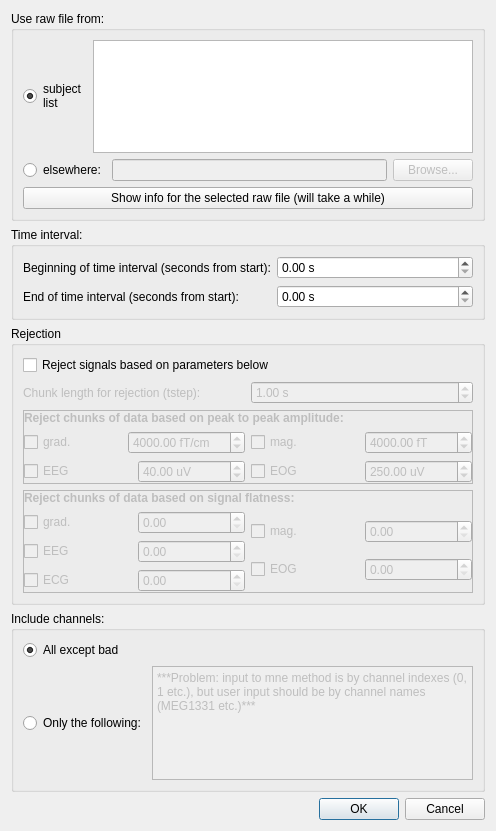
<?xml version="1.0" encoding="UTF-8"?>
<ui version="4.0">
 <class>covarianceRawDialog</class>
 <widget class="QDialog" name="covarianceRawDialog">
  <property name="geometry">
   <rect>
    <x>0</x>
    <y>0</y>
    <width>496</width>
    <height>831</height>
   </rect>
  </property>
  <property name="windowTitle">
   <string>Dialog</string>
  </property>
  <layout class="QGridLayout" name="gridLayout_7">
   <item row="0" column="0">
    <widget class="QGroupBox" name="groupBox">
     <property name="title">
      <string>Use raw file from:</string>
     </property>
     <layout class="QGridLayout" name="gridLayout_6">
      <item row="0" column="0">
       <layout class="QVBoxLayout" name="verticalLayout_2">
        <item>
         <layout class="QHBoxLayout" name="horizontalLayout_5">
          <item>
           <widget class="QRadioButton" name="radioButtonSubjectList">
            <property name="text">
             <string>subject
list</string>
            </property>
            <property name="checked">
             <bool>true</bool>
            </property>
           </widget>
          </item>
          <item>
           <widget class="QListView" name="listViewSubjects"/>
          </item>
         </layout>
        </item>
        <item>
         <layout class="QHBoxLayout" name="horizontalLayout">
          <item>
           <widget class="QRadioButton" name="radioButtonElseWhere">
            <property name="text">
             <string>elsewhere:</string>
            </property>
           </widget>
          </item>
          <item>
           <widget class="QLineEdit" name="lineEditRawFile">
            <property name="enabled">
             <bool>false</bool>
            </property>
           </widget>
          </item>
          <item>
           <widget class="QPushButton" name="pushButtonBrowse">
            <property name="enabled">
             <bool>false</bool>
            </property>
            <property name="text">
             <string>Browse...</string>
            </property>
           </widget>
          </item>
         </layout>
        </item>
       </layout>
      </item>
      <item row="1" column="0">
       <widget class="QPushButton" name="pushButtonShowInfo">
        <property name="text">
         <string>Show info for the selected raw file (will take a while)</string>
        </property>
       </widget>
      </item>
     </layout>
    </widget>
   </item>
   <item row="2" column="0">
    <widget class="QGroupBox" name="groupBoxRejection">
     <property name="title">
      <string>Rejection</string>
     </property>
     <layout class="QGridLayout" name="gridLayout_2">
      <item row="2" column="0">
       <widget class="QFrame" name="frameRejectionPeakToPeak">
        <property name="enabled">
         <bool>false</bool>
        </property>
        <property name="frameShape">
         <enum>QFrame::StyledPanel</enum>
        </property>
        <property name="frameShadow">
         <enum>QFrame::Raised</enum>
        </property>
        <property name="lineWidth">
         <number>1</number>
        </property>
        <layout class="QGridLayout" name="gridLayout">
         <property name="margin">
          <number>0</number>
         </property>
         <item row="0" column="0">
          <widget class="QLabel" name="labelRejections">
           <property name="text">
            <string>&lt;html&gt;&lt;head/&gt;&lt;body&gt;&lt;p&gt;&lt;span style=&quot; font-weight:600;&quot;&gt;Reject chunks of data based on peak to peak amplitude:&lt;/span&gt;&lt;/p&gt;&lt;/body&gt;&lt;/html&gt;</string>
           </property>
          </widget>
         </item>
         <item row="2" column="0">
          <layout class="QHBoxLayout" name="horizontalLayout_30">
           <item>
            <layout class="QVBoxLayout" name="verticalLayout_7">
             <item>
              <layout class="QHBoxLayout" name="horizontalLayout_31">
               <item>
                <widget class="QCheckBox" name="checkBoxGradReject">
                 <property name="text">
                  <string>grad.</string>
                 </property>
                </widget>
               </item>
               <item>
                <widget class="QDoubleSpinBox" name="doubleSpinBoxGradReject">
                 <property name="prefix">
                  <string/>
                 </property>
                 <property name="suffix">
                  <string> fT/cm</string>
                 </property>
                 <property name="maximum">
                  <double>1000000000.000000000000000</double>
                 </property>
                 <property name="value">
                  <double>4000.000000000000000</double>
                 </property>
                </widget>
               </item>
              </layout>
             </item>
             <item>
              <layout class="QHBoxLayout" name="horizontalLayout_32">
               <item>
                <widget class="QCheckBox" name="checkBoxEEGReject">
                 <property name="text">
                  <string>EEG</string>
                 </property>
                </widget>
               </item>
               <item>
                <widget class="QDoubleSpinBox" name="doubleSpinBoxEEGReject">
                 <property name="suffix">
                  <string> uV</string>
                 </property>
                 <property name="maximum">
                  <double>1000000000.000000000000000</double>
                 </property>
                 <property name="value">
                  <double>40.000000000000000</double>
                 </property>
                </widget>
               </item>
              </layout>
             </item>
            </layout>
           </item>
           <item>
            <layout class="QVBoxLayout" name="verticalLayout_8">
             <item>
              <layout class="QHBoxLayout" name="horizontalLayout_33">
               <item>
                <widget class="QCheckBox" name="checkBoxMagReject">
                 <property name="text">
                  <string>mag.</string>
                 </property>
                </widget>
               </item>
               <item>
                <widget class="QDoubleSpinBox" name="doubleSpinBoxMagReject">
                 <property name="suffix">
                  <string> fT</string>
                 </property>
                 <property name="maximum">
                  <double>1000000000.000000000000000</double>
                 </property>
                 <property name="value">
                  <double>4000.000000000000000</double>
                 </property>
                </widget>
               </item>
              </layout>
             </item>
             <item>
              <layout class="QHBoxLayout" name="horizontalLayout_34">
               <item>
                <widget class="QCheckBox" name="checkBoxEOGReject">
                 <property name="text">
                  <string>EOG</string>
                 </property>
                </widget>
               </item>
               <item>
                <widget class="QDoubleSpinBox" name="doubleSpinBoxEOGReject">
                 <property name="suffix">
                  <string> uV</string>
                 </property>
                 <property name="maximum">
                  <double>1000000000.000000000000000</double>
                 </property>
                 <property name="value">
                  <double>250.000000000000000</double>
                 </property>
                </widget>
               </item>
              </layout>
             </item>
            </layout>
           </item>
          </layout>
         </item>
        </layout>
       </widget>
      </item>
      <item row="1" column="0">
       <layout class="QHBoxLayout" name="horizontalLayout_2">
        <item>
         <widget class="QLabel" name="labelChunkLength">
          <property name="enabled">
           <bool>false</bool>
          </property>
          <property name="text">
           <string>Chunk length for rejection (tstep):</string>
          </property>
         </widget>
        </item>
        <item>
         <widget class="QDoubleSpinBox" name="doubleSpinBoxChunkLength">
          <property name="enabled">
           <bool>false</bool>
          </property>
          <property name="suffix">
           <string> s</string>
          </property>
          <property name="value">
           <double>1.000000000000000</double>
          </property>
         </widget>
        </item>
       </layout>
      </item>
      <item row="3" column="0">
       <widget class="QFrame" name="frameRejectionFlatness">
        <property name="enabled">
         <bool>false</bool>
        </property>
        <property name="frameShape">
         <enum>QFrame::StyledPanel</enum>
        </property>
        <property name="frameShadow">
         <enum>QFrame::Raised</enum>
        </property>
        <property name="lineWidth">
         <number>1</number>
        </property>
        <layout class="QGridLayout" name="gridLayout_5">
         <property name="margin">
          <number>0</number>
         </property>
         <item row="0" column="0">
          <widget class="QLabel" name="labelRejectionsFlatness">
           <property name="text">
            <string>&lt;html&gt;&lt;head/&gt;&lt;body&gt;&lt;p&gt;&lt;span style=&quot; font-weight:600;&quot;&gt;Reject chunks of data based on signal flatness:&lt;/span&gt;&lt;/p&gt;&lt;/body&gt;&lt;/html&gt;</string>
           </property>
          </widget>
         </item>
         <item row="2" column="0">
          <layout class="QHBoxLayout" name="horizontalLayout_40">
           <item>
            <layout class="QVBoxLayout" name="verticalLayout_11">
             <item>
              <layout class="QHBoxLayout" name="horizontalLayout_41">
               <item>
                <widget class="QCheckBox" name="checkBoxFlatGrad">
                 <property name="text">
                  <string>grad.</string>
                 </property>
                </widget>
               </item>
               <item>
                <widget class="QDoubleSpinBox" name="doubleSpinBoxFlatGrad">
                 <property name="prefix">
                  <string/>
                 </property>
                 <property name="suffix">
                  <string/>
                 </property>
                 <property name="maximum">
                  <double>1.000000000000000</double>
                 </property>
                 <property name="singleStep">
                  <double>0.010000000000000</double>
                 </property>
                 <property name="value">
                  <double>0.000000000000000</double>
                 </property>
                </widget>
               </item>
              </layout>
             </item>
             <item>
              <layout class="QHBoxLayout" name="horizontalLayout_42">
               <item>
                <widget class="QCheckBox" name="checkBoxFlatEeg">
                 <property name="text">
                  <string>EEG</string>
                 </property>
                </widget>
               </item>
               <item>
                <widget class="QDoubleSpinBox" name="doubleSpinBoxFlatEEG">
                 <property name="suffix">
                  <string/>
                 </property>
                 <property name="maximum">
                  <double>1.000000000000000</double>
                 </property>
                 <property name="singleStep">
                  <double>0.010000000000000</double>
                 </property>
                 <property name="value">
                  <double>0.000000000000000</double>
                 </property>
                </widget>
               </item>
              </layout>
             </item>
             <item>
              <layout class="QHBoxLayout" name="horizontalLayout_4">
               <item>
                <widget class="QCheckBox" name="checkBoxFlatECG">
                 <property name="text">
                  <string>ECG</string>
                 </property>
                </widget>
               </item>
               <item>
                <widget class="QDoubleSpinBox" name="doubleSpinBoxFlatECG">
                 <property name="suffix">
                  <string/>
                 </property>
                 <property name="maximum">
                  <double>1.000000000000000</double>
                 </property>
                 <property name="singleStep">
                  <double>0.010000000000000</double>
                 </property>
                 <property name="value">
                  <double>0.000000000000000</double>
                 </property>
                </widget>
               </item>
              </layout>
             </item>
            </layout>
           </item>
           <item>
            <layout class="QVBoxLayout" name="verticalLayout_12">
             <item>
              <layout class="QHBoxLayout" name="horizontalLayout_43">
               <item>
                <widget class="QCheckBox" name="checkBoxFlatMag">
                 <property name="text">
                  <string>mag.</string>
                 </property>
                </widget>
               </item>
               <item>
                <widget class="QDoubleSpinBox" name="doubleSpinBoxFlatMag">
                 <property name="suffix">
                  <string/>
                 </property>
                 <property name="maximum">
                  <double>1.000000000000000</double>
                 </property>
                 <property name="singleStep">
                  <double>0.010000000000000</double>
                 </property>
                 <property name="value">
                  <double>0.000000000000000</double>
                 </property>
                </widget>
               </item>
              </layout>
             </item>
             <item>
              <layout class="QHBoxLayout" name="horizontalLayout_44">
               <item>
                <widget class="QCheckBox" name="checkBoxFlatEOG">
                 <property name="text">
                  <string>EOG</string>
                 </property>
                </widget>
               </item>
               <item>
                <widget class="QDoubleSpinBox" name="doubleSpinBoxFlatEOG">
                 <property name="suffix">
                  <string/>
                 </property>
                 <property name="maximum">
                  <double>1.000000000000000</double>
                 </property>
                 <property name="singleStep">
                  <double>0.010000000000000</double>
                 </property>
                 <property name="value">
                  <double>0.000000000000000</double>
                 </property>
                </widget>
               </item>
              </layout>
             </item>
            </layout>
           </item>
          </layout>
         </item>
        </layout>
       </widget>
      </item>
      <item row="0" column="0">
       <widget class="QCheckBox" name="checkBoxRejection">
        <property name="text">
         <string>Reject signals based on parameters below</string>
        </property>
       </widget>
      </item>
     </layout>
    </widget>
   </item>
   <item row="3" column="0">
    <widget class="QGroupBox" name="groupBoxIncludeChannels">
     <property name="title">
      <string>Include channels:</string>
     </property>
     <layout class="QGridLayout" name="gridLayout_3">
      <item row="0" column="0">
       <layout class="QVBoxLayout" name="verticalLayout">
        <item>
         <widget class="QRadioButton" name="radioButtonIncludeAll">
          <property name="text">
           <string>All except bad</string>
          </property>
          <property name="checked">
           <bool>true</bool>
          </property>
          <attribute name="buttonGroup">
           <string notr="true">buttonGroupIncludeChannels</string>
          </attribute>
         </widget>
        </item>
        <item>
         <layout class="QHBoxLayout" name="horizontalLayout_3">
          <item>
           <widget class="QRadioButton" name="radioButtonIncludeList">
            <property name="text">
             <string>Only the following:</string>
            </property>
            <attribute name="buttonGroup">
             <string notr="true">buttonGroupIncludeChannels</string>
            </attribute>
           </widget>
          </item>
          <item>
           <widget class="QPlainTextEdit" name="plainTextEditIncludeChannelList">
            <property name="enabled">
             <bool>false</bool>
            </property>
            <property name="plainText">
             <string>***Problem: input to mne method is by channel indexes (0, 1 etc.), but user input should be by channel names (MEG1331 etc.)***</string>
            </property>
           </widget>
          </item>
         </layout>
        </item>
       </layout>
      </item>
     </layout>
    </widget>
   </item>
   <item row="1" column="0">
    <widget class="QGroupBox" name="groupBoxStartEnd">
     <property name="title">
      <string>Time interval:</string>
     </property>
     <layout class="QGridLayout" name="gridLayout_4">
      <item row="0" column="0">
       <widget class="QLabel" name="labelBeginTime">
        <property name="text">
         <string>Beginning of time interval (seconds from start):</string>
        </property>
       </widget>
      </item>
      <item row="0" column="1">
       <widget class="QDoubleSpinBox" name="doubleSpinBoxStartTime">
        <property name="prefix">
         <string/>
        </property>
        <property name="suffix">
         <string> s</string>
        </property>
       </widget>
      </item>
      <item row="1" column="0">
       <widget class="QLabel" name="labelEndTime">
        <property name="text">
         <string>End of time interval (seconds from start):</string>
        </property>
       </widget>
      </item>
      <item row="1" column="1">
       <widget class="QDoubleSpinBox" name="doubleSpinBoxEndTime">
        <property name="suffix">
         <string> s</string>
        </property>
       </widget>
      </item>
     </layout>
    </widget>
   </item>
   <item row="4" column="0">
    <widget class="QDialogButtonBox" name="buttonBox">
     <property name="orientation">
      <enum>Qt::Horizontal</enum>
     </property>
     <property name="standardButtons">
      <set>QDialogButtonBox::Cancel|QDialogButtonBox::Ok</set>
     </property>
    </widget>
   </item>
  </layout>
 </widget>
 <resources/>
 <connections>
  <connection>
   <sender>buttonBox</sender>
   <signal>accepted()</signal>
   <receiver>covarianceRawDialog</receiver>
   <slot>accept()</slot>
   <hints>
    <hint type="sourcelabel">
     <x>574</x>
     <y>728</y>
    </hint>
    <hint type="destinationlabel">
     <x>157</x>
     <y>274</y>
    </hint>
   </hints>
  </connection>
  <connection>
   <sender>buttonBox</sender>
   <signal>rejected()</signal>
   <receiver>covarianceRawDialog</receiver>
   <slot>reject()</slot>
   <hints>
    <hint type="sourcelabel">
     <x>574</x>
     <y>728</y>
    </hint>
    <hint type="destinationlabel">
     <x>286</x>
     <y>274</y>
    </hint>
   </hints>
  </connection>
  <connection>
   <sender>radioButtonIncludeList</sender>
   <signal>toggled(bool)</signal>
   <receiver>plainTextEditIncludeChannelList</receiver>
   <slot>setEnabled(bool)</slot>
   <hints>
    <hint type="sourcelabel">
     <x>163</x>
     <y>651</y>
    </hint>
    <hint type="destinationlabel">
     <x>423</x>
     <y>615</y>
    </hint>
   </hints>
  </connection>
  <connection>
   <sender>checkBoxRejection</sender>
   <signal>toggled(bool)</signal>
   <receiver>labelChunkLength</receiver>
   <slot>setEnabled(bool)</slot>
   <hints>
    <hint type="sourcelabel">
     <x>83</x>
     <y>271</y>
    </hint>
    <hint type="destinationlabel">
     <x>93</x>
     <y>299</y>
    </hint>
   </hints>
  </connection>
  <connection>
   <sender>checkBoxRejection</sender>
   <signal>toggled(bool)</signal>
   <receiver>doubleSpinBoxChunkLength</receiver>
   <slot>setEnabled(bool)</slot>
   <hints>
    <hint type="sourcelabel">
     <x>335</x>
     <y>271</y>
    </hint>
    <hint type="destinationlabel">
     <x>476</x>
     <y>299</y>
    </hint>
   </hints>
  </connection>
  <connection>
   <sender>checkBoxRejection</sender>
   <signal>toggled(bool)</signal>
   <receiver>frameRejectionPeakToPeak</receiver>
   <slot>setEnabled(bool)</slot>
   <hints>
    <hint type="sourcelabel">
     <x>294</x>
     <y>271</y>
    </hint>
    <hint type="destinationlabel">
     <x>465</x>
     <y>331</y>
    </hint>
   </hints>
  </connection>
  <connection>
   <sender>checkBoxRejection</sender>
   <signal>toggled(bool)</signal>
   <receiver>frameRejectionFlatness</receiver>
   <slot>setEnabled(bool)</slot>
   <hints>
    <hint type="sourcelabel">
     <x>205</x>
     <y>271</y>
    </hint>
    <hint type="destinationlabel">
     <x>156</x>
     <y>441</y>
    </hint>
   </hints>
  </connection>
  <connection>
   <sender>radioButtonSubjectList</sender>
   <signal>toggled(bool)</signal>
   <receiver>listViewSubjects</receiver>
   <slot>setDisabled(bool)</slot>
   <hints>
    <hint type="sourcelabel">
     <x>60</x>
     <y>86</y>
    </hint>
    <hint type="destinationlabel">
     <x>196</x>
     <y>85</y>
    </hint>
   </hints>
  </connection>
  <connection>
   <sender>radioButtonElseWhere</sender>
   <signal>toggled(bool)</signal>
   <receiver>lineEditRawFile</receiver>
   <slot>setEnabled(bool)</slot>
   <hints>
    <hint type="sourcelabel">
     <x>91</x>
     <y>155</y>
    </hint>
    <hint type="destinationlabel">
     <x>156</x>
     <y>155</y>
    </hint>
   </hints>
  </connection>
  <connection>
   <sender>radioButtonElseWhere</sender>
   <signal>toggled(bool)</signal>
   <receiver>pushButtonBrowse</receiver>
   <slot>setEnabled(bool)</slot>
   <hints>
    <hint type="sourcelabel">
     <x>44</x>
     <y>145</y>
    </hint>
    <hint type="destinationlabel">
     <x>642</x>
     <y>156</y>
    </hint>
   </hints>
  </connection>
 </connections>
 <buttongroups>
  <buttongroup name="buttonGroupIncludeChannels"/>
  <buttongroup name="buttonGroupRawFileSource"/>
 </buttongroups>
</ui>
